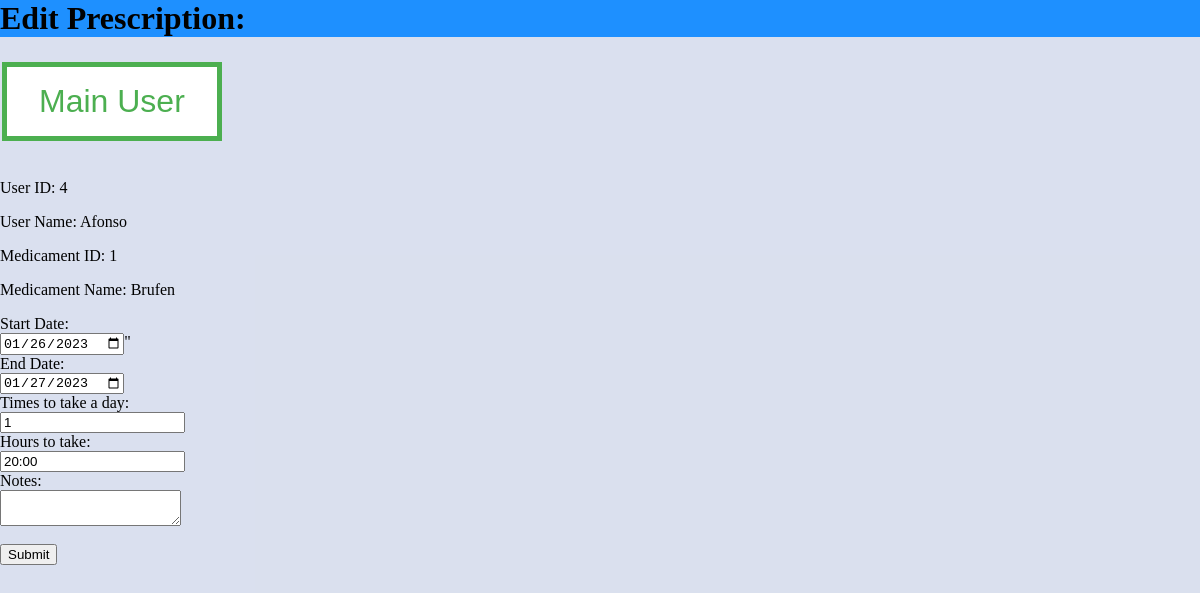
/EditPrescription.php?prescription_id=10, run on the app's committed database.
### tables this page shows
CREATE TABLE `prescriptions` (
  `prescription_id` int(11) NOT NULL,
  `user_id` int(11) NOT NULL,
  `medication_id` int(11) NOT NULL,
  `start_date` date NOT NULL,
  `end_date` date NOT NULL,
  `notes` varchar(255) DEFAULT NULL,
  `times_per_day` int(11) DEFAULT NULL,
  `hours_to_take` varchar(255) DEFAULT NULL,
  `is_archived` int(1) NOT NULL
);

CREATE TABLE `users` (
  `id` int(11) NOT NULL,
  `name` varchar(255) NOT NULL,
  `pathology` varchar(255) NOT NULL,
  `email` varchar(255) NOT NULL,
  `password` char(64) NOT NULL,
  `date` date NOT NULL,
  `id_number` varchar(255) DEFAULT NULL,
  `profile_picture` varchar(60) NOT NULL,
  `is_archived` int(1) DEFAULT NULL
);

CREATE TABLE `medications` (
  `medication_id` int(11) NOT NULL,
  `name` varchar(100) NOT NULL,
  `dose` varchar(50) NOT NULL,
  `frequency` varchar(50) NOT NULL
);

### EditPrescription.php (the view, shortened to what this page needs)
<h1 style="background-color:DodgerBlue;">Edit Prescription: </h1>
<?php
include 'alert.php';
if ($conn->query("SELECT DATABASE()")) {
    $dbSuccess = true;
}
if ($dbSuccess) {
    $prescription_id = $_GET["prescription_id"];
    $query = "SELECT * FROM prescriptions WHERE prescription_id = '$prescription_id'";
    $cname__select_Query = mysqli_query($conn, $query);
    while ($rows = mysqli_fetch_assoc($cname__select_Query)) {
      $medication_id = $rows['medication_id'];
      $user_id = $rows['user_id'];
      $start_date = $rows['start_date'];
      $end_date = $rows['end_date'];
      $notes = $rows['notes'];
      $times_to_take_a_day = $rows['times_per_day'];
      $hours_to_take = $rows['hours_to_take'];
    }
  }
?>
<!DOCTYPE html>
<html lang="en" dir="ltr">
  <head>
  </head>
<button onclick="window.location.href='mainUser.php?id=<?php echo $user_id; ?>'" class="button button1">Main User</button> <br> <br>
  <body>
    <form class="" action="" method="post" autocomplete="off" enctype="multipart/form-data">
    <?php
echo '<p>User ID: ' .$user_id. '</p>';
$NameSelect = mysqli_query($conn, "SELECT * FROM `users` WHERE `id` = $user_id");
$NameResult = mysqli_fetch_assoc($NameSelect);
echo '<p>User Name: ' . $NameResult["name"] . '</p>';
?>
<?php
echo '<p>Medicament ID: ' . $medication_id . '</p>';
$MedSelect = mysqli_query($conn, "SELECT * FROM `medications` WHERE `medication_id` = $medication_id");
$MedResult = mysqli_fetch_assoc($MedSelect);
echo '<p>Medicament Name: ' . $MedResult["name"] . '</p>';
?>
    <label for="start_date">Start Date:</label><br>
    <input type="date" id="start_date" name="start_date" value="<?php echo $start_date?>" >"<br>
    <label for="end_date">End Date:</label><br>
    <input type="date" id="end_date" name="end_date" value="<?php echo $end_date?>"><br>
    <label for="times_per_day">Times to take a day:</label> <br>
    <input type="text" name="times_per_day" id="times_per_day" value="<?php echo $times_to_take_a_day?>"> <br>
    <label for="hours_to_take">Hours to take:</label> <br>
    <input type="text" name="hours_to_take" id="hours_to_take" value="<?php echo $hours_to_take?>"> <br>
    <label for="notes">Notes:</label><br>
    <textarea id="notes" name="notes" value="<?php echo $notes?>"></textarea><br><br>
    <button type = "submit" name = "submit">Submit</button>
    </form>

### EditPrescription.php (style rules this page uses)
html,body { background-color: #a5b4d63b; margin: 0%; height: 100%; }
form, table { display: inline-block; vertical-align: top; }
.button { border: none; color: white; padding: 16px 32px; text-align: center; text-decoration: none; display: inline-block; font-size: 16px; margin: 4px 2px; transition-duration: 0.4s; cursor: pointer; }
.button1 { background-color: white; color: #4CAF50; border: 5px solid #4CAF50; font-size: 32px; }

### data on the page
prescriptions: user "4", medication "1", start_date "01/26/2023", end_date "01/27/2023", times_per_day "1", hours_to_take "20:00"
users: name "Afonso"
medications: name "Brufen"
